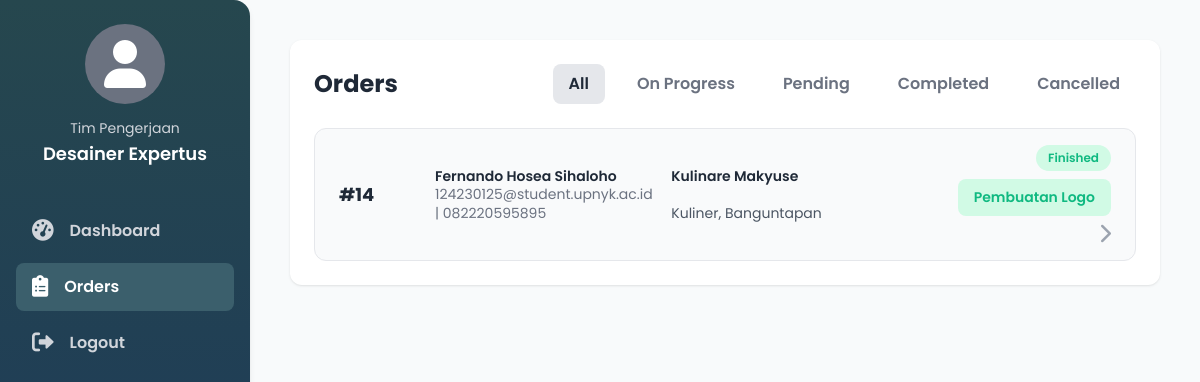
Screenshot of /Tim/orders/index.php (signed in) with the database file from the repository.
### tables this page shows
CREATE TABLE `consult` (
  `IdConsult` int(11) NOT NULL,
  `IdCust` int(11) DEFAULT NULL,
  `HasilConsult` text DEFAULT NULL,
  `PembayaranDP` text DEFAULT NULL,
  `BayarLunas` text DEFAULT NULL,
  `StatusPembayaran` varchar(50) DEFAULT NULL,
  `StatusPengerjaan` varchar(50) DEFAULT NULL,
  `HasilPengerjaan` text DEFAULT NULL,
  `CatatanRevisi` text DEFAULT NULL,
  `Revisi1` text DEFAULT NULL,
  `Revisi2` text DEFAULT NULL,
  `created_at` date NOT NULL,
  `updated_at` date NOT NULL
);

CREATE TABLE `customer` (
  `IdCust` int(11) NOT NULL,
  `Nama` varchar(100) DEFAULT NULL,
  `Email` varchar(100) DEFAULT NULL,
  `NoTelp` varchar(20) DEFAULT NULL,
  `NamaUsaha` varchar(100) DEFAULT NULL,
  `BidangUsaha` varchar(100) DEFAULT NULL,
  `JenisLayanan` varchar(100) DEFAULT NULL,
  `Lokasi` varchar(100) DEFAULT NULL,
  `Harga` decimal(15,2) DEFAULT NULL,
  `created_at` date NOT NULL,
  `updated_at` date NOT NULL
);

### Tim/orders/index.php (the view, shortened to what this page needs)
<?php
$tim_nama = $_SESSION['tim_nama'] ?? 'Tim Pengerjaan';
$all_orders = [];
global $conn;
$sql_get_orders = "SELECT
                    con.IdConsult,
                    c.Nama AS customer_name,
                    c.Email AS customer_email,
                    c.NoTelp AS customer_phone,
                    c.NamaUsaha,
                    c.BidangUsaha,
                    c.Lokasi,
                    c.JenisLayanan,
                    con.StatusPengerjaan,
                    con.StatusPembayaran
                   FROM `consult` AS con
                   JOIN `customer` AS c ON con.IdCust = c.IdCust";
$bind_params = '';
$bind_values = [];
$sql_get_orders .= " ORDER BY con.IdConsult DESC";
if (!empty($bind_values)) {
    if ($stmt = $conn->prepare($sql_get_orders)) {
        $tmp_bind_values = [];
        foreach ($bind_values as $key => $value) {
            $tmp_bind_values[$key] = &$bind_values[$key];
        }
        call_user_func_array([$stmt, 'bind_param'], array_merge([$bind_params], $tmp_bind_values));
        $stmt->execute();
        $result = $stmt->get_result();
        while ($row = $result->fetch_assoc()) {
            $all_orders[] = $row;
        }
        $stmt->close();
    } else {
        $form_error = "Gagal menyiapkan query order: " . $conn->error;
    }
} else {
    if ($result = $conn->query($sql_get_orders)) {
        while ($row = $result->fetch_assoc()) {
            $all_orders[] = $row;
        }
    } else {
        $form_error = "Gagal mengambil data order dari database: " . $conn->error;
    }
}
?>
<!DOCTYPE html>
<html lang="en">
<head>
    <link href="https://cdn.jsdelivr.net/npm/tailwindcss@2.2.19/dist/tailwind.min.css" rel="stylesheet">
    <link rel="stylesheet" href="https://cdnjs.cloudflare.com/ajax/libs/font-awesome/6.0.0-beta3/css/all.min.css">
</head>
<body class="flex">
    <?php
    $current_page_tim = 'orders';
    ?>
    <div class="sidebar">
        <div class="sidebar-profile">
            <div class="avatar"><i class="fas fa-user"></i></div>
            <span class="team-label">Tim Pengerjaan</span>
            <div class="team-name"><?php echo htmlspecialchars($tim_nama); ?></div>
        </div>
        <nav class="sidebar-nav">
            <a href="<?php echo BASE_URL; ?>/tim/dashboard.php" class="<?php echo ($current_page_tim == 'dashboard') ? 'active' : ''; ?>">
                <i class="fas fa-tachometer-alt"></i> <span>Dashboard</span>
            </a>
            <a href="<?php echo BASE_URL; ?>/tim/orders/index.php" class="<?php echo ($current_page_tim == 'orders') ? 'active' : ''; ?>">
                <i class="fas fa-clipboard-list"></i> <span>Orders</span>
            </a>
            <a href="<?php echo BASE_URL; ?>/tim/logout.php" class="">
                <i class="fas fa-sign-out-alt"></i> <span>Logout</span>
            </a>
        </nav>
    </div>
    <div class="content">
        <div class="orders-container">
            <div class="orders-header">
                <h2>Orders</h2>
                <div class="order-filter">
                    <a href="<?php echo BASE_URL; ?>/tim/orders/index.php?status=all" class="<?php echo (!isset($_GET['status']) || $_GET['status'] == 'all') ? 'active' : ''; ?>">All</a>
                    <a href="<?php echo BASE_URL; ?>/tim/orders/index.php?status=on_progress" class="<?php echo (isset($_GET['status']) && $_GET['status'] == 'on_progress') ? 'active' : ''; ?>">On Progress</a>
                    <a href="<?php echo BASE_URL; ?>/tim/orders/index.php?status=pending" class="<?php echo (isset($_GET['status']) && $_GET['status'] == 'pending') ? 'active' : ''; ?>">Pending</a>
                    <a href="<?php echo BASE_URL; ?>/tim/orders/index.php?status=completed" class="<?php echo (isset($_GET['status']) && $_GET['status'] == 'completed') ? 'active' : ''; ?>">Completed</a>
                    <a href="<?php echo BASE_URL; ?>/tim/orders/index.php?status=cancelled" class="<?php echo (isset($_GET['status']) && $_GET['status'] == 'cancelled') ? 'active' : ''; ?>">Cancelled</a> </div>
            </div>
            <div class="orders-list">
                <?php if (empty($all_orders)): ?>
                    <div class="text-center py-4 text-gray-500">Tidak ada order ditemukan.</div>
                <?php else: ?>
                    <?php foreach ($all_orders as $order): ?>
                        <?php
                        $status_class = '';
                        switch ($order['StatusPengerjaan']) {
                            case 'Finished':
                                $status_class = 'status-complete';
                                break;
                        }
                        ?>
                        <a href="<?php echo BASE_URL; ?>/tim/orders/detail.php?consult_id=<?php echo urlencode($order['IdConsult']); ?>" class="order-card">
                            <div class="order-info-main">
                                <div class="order-id">#<?php echo htmlspecialchars($order['IdConsult']); ?></div>
                                <div class="customer-details">
                                    <span class="name"><?php echo htmlspecialchars($order['customer_name']); ?></span>
                                    <span class="contact"><?php echo htmlspecialchars($order['customer_email']); ?> | <?php echo htmlspecialchars($order['customer_phone']); ?></span>
                                </div>
                                <div class="order-description">
                                    <span class="company-info"><?php echo htmlspecialchars($order['NamaUsaha']); ?></span><br>
                                    <span><?php echo htmlspecialchars($order['BidangUsaha']); ?>, <?php echo htmlspecialchars($order['Lokasi']); ?></span>
                                </div>
                            </div>
                            <div class="order-status-and-service">
                                <span class="order-status-badge <?php echo $status_class; ?>">
                                    <?php echo htmlspecialchars($order['StatusPengerjaan']); ?>
                                </span>
                                <span class="service-badge">
                                    <?php echo htmlspecialchars($order['JenisLayanan']); ?>
                                </span>
                                <i class="fas fa-chevron-right arrow-icon"></i>
                            </div>
                        </a>
                    <?php endforeach; ?>
                <?php endif; ?>
            </div>
        </div>
    </div>
</body>
</html>

### Tim/orders/index.php (style rules this page uses)
body { font-family: 'Poppins', sans-serif; background-color: #F8FAFB; }
.sidebar { width: 250px; background-color: #26474E; background-image: linear-gradient(to bottom, #26474E, #1A365D); color: white; padding: 1.5rem 0; position: fixed; height: 100%; display: flex; flex-direction: column; border-top-right-radius: 1rem; border-bottom-right-radius: 1rem; box-shadow: 0 4px 6px -1px rgba(0, 0, 0, 0.1), 0 2px 4px -1px rgba(0, 0, 0, 0.06); opacity: 0; animation: fadeInMoveUp 0.6s ease-out 0.1s forwards; }
.sidebar-profile { margin-bottom: 2.5rem; text-align: center; padding: 0 1.5rem; }
.sidebar-profile .avatar { width: 80px; height: 80px; background-color: #6B7280; border-radius: 50%; margin: 0 auto 0.75rem; display: flex; align-items: center; justify-content: center; font-size: 3rem; color: white; }
.sidebar-profile .team-label { font-size: 0.875rem; color: #D1D5DB; }
.sidebar-profile .team-name { font-size: 1.125rem; font-weight: 600; color: white; }
.sidebar-nav { flex-grow: 1; padding: 0 1rem; }
.sidebar-nav a { display: flex; align-items: center; padding: 0.75rem 1rem; margin-bottom: 0.5rem; border-radius: 0.5rem; color: #D1D5DB; text-decoration: none; transition: background-color 0.2s, color 0.2s; font-weight: 600; }
.sidebar-nav a:hover, a.active { background-color: #3B5F6C; color: white; }
.sidebar-nav a i { margin-right: 1rem; font-size: 1.35rem; }
.content { margin-left: 250px; padding: 2.5rem; min-height: 100vh; width: calc(100% - 250px); }
.orders-container { background-color: white; border-radius: 0.75rem; box-shadow: 0 1px 3px rgba(0,0,0,0.08), 0 1px 2px rgba(0,0,0,0.04); padding: 1.5rem; margin-bottom: 2rem; opacity: 0; animation: fadeInMoveUp 0.6s ease-out 0.2s forwards; }
.orders-header { display: flex; justify-content: space-between; align-items: center; margin-bottom: 1.5rem; }
.orders-header h2 { font-size: 1.5rem; font-weight: 700; color: #1F2937; }
.order-filter { display: flex; gap: 1rem; align-items: center; }
.order-filter a { color: #6B7280; text-decoration: none; font-weight: 600; padding: 0.5rem 1rem; border-radius: 0.5rem; transition: background-color 0.2s, color 0.2s; }
.order-filter a.active, .order-filter a:hover { background-color: #E5E7EB; color: #1F2937; }
.orders-list { display: flex; flex-direction: column; gap: 1rem; }
.order-card { background-color: #F9FAFB; border: 1px solid #E5E7EB; border-radius: 0.75rem; padding: 1rem 1.5rem; display: flex; align-items: center; justify-content: space-between; gap: 1rem; transition: box-shadow 0.2s; flex-wrap: nowrap; min-height: 100px; }
.order-info-main { display: flex; align-items: center; flex-grow: 1; gap: 1rem; flex-wrap: nowrap; flex-basis: 70%; min-width: 0; }
.order-id { font-size: 1.125rem; font-weight: 700; color: #1F2937; flex: 0 0 80px; text-align: left; }
.customer-details { display: flex; flex-direction: column; font-size: 0.875rem; color: #4B5563; flex: 1 1 200px; word-break: break-word; line-height: 1.3; }
.customer-details .name { font-weight: 600; color: #1F2937; }
.customer-details .contact { color: #6B7280; word-break: break-all; }
.order-description { display: flex; flex-direction: column; justify-content: center; font-size: 0.875rem; color: #4B5563; flex: 1 1 250px; word-break: break-word; line-height: 1.3; }
.order-description .company-info { font-weight: 600; color: #1F2937; }
.order-status-and-service { display: flex; flex-direction: column; align-items: flex-end; gap: 0.5rem; flex: 0 0 auto; min-width: 150px; max-width: 180px; text-align: right; }
.order-status-badge { padding: 0.25rem 0.75rem; border-radius: 9999px; font-size: 0.75rem; font-weight: 600; white-space: nowrap; display: block; width: fit-content; margin-left: auto; }
.status-complete { background-color: #D1FAE5; color: #10B981; }
.service-badge { background-color: #D1FAE5; color: #10B981; padding: 0.5rem 1rem; border-radius: 0.5rem; font-weight: 600; font-size: 0.875rem; white-space: nowrap; display: block; width: fit-content; margin-left: auto; }
.arrow-icon { font-size: 1.25rem; color: #9CA3AF; flex-shrink: 0; margin-left: auto; }

### rows the page displays
consult: IdConsult "14", IdCust.Nama "Fernando Hosea Sihaloho", IdCust.Email "124230125@student.upnyk.ac.id", IdCust.NoTelp "082220595895", IdCust.NamaUsaha "Kulinare Makyuse", IdCust.BidangUsaha "Kuliner", IdCust.Lokasi "Banguntapan", StatusPengerjaan "Finished", IdCust.JenisLayanan "Pembuatan Logo"

### other values shown
$tim_nama "Desainer Expertus"
